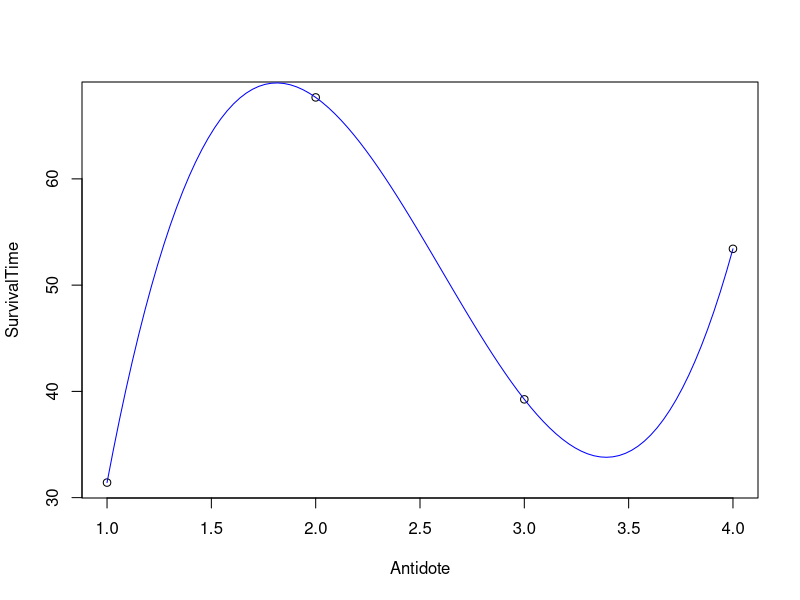
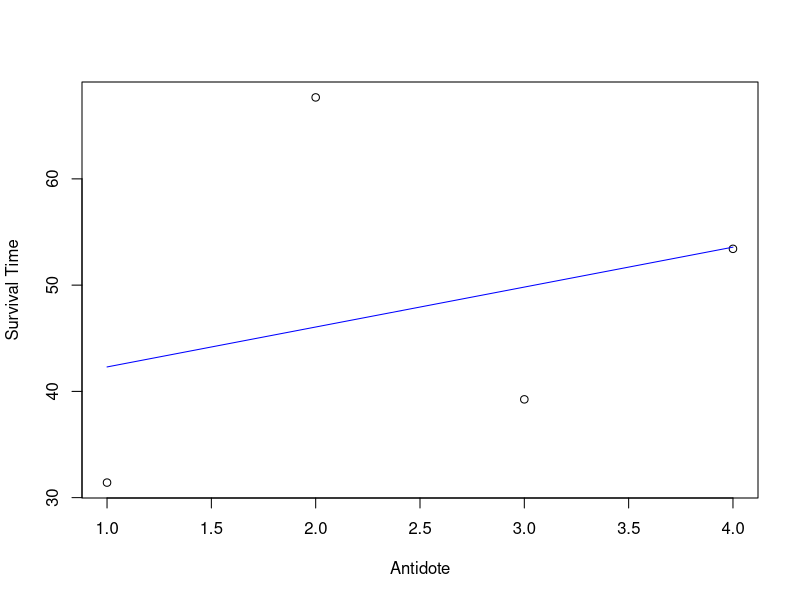
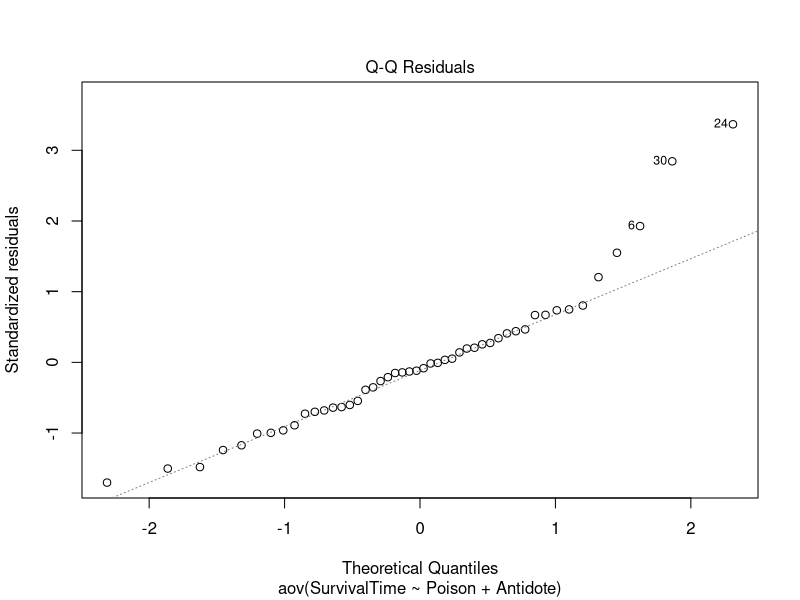
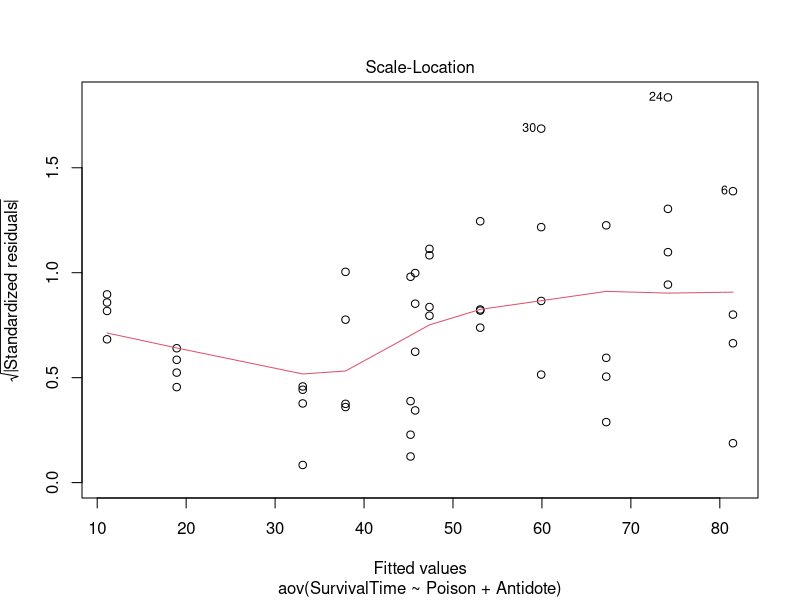
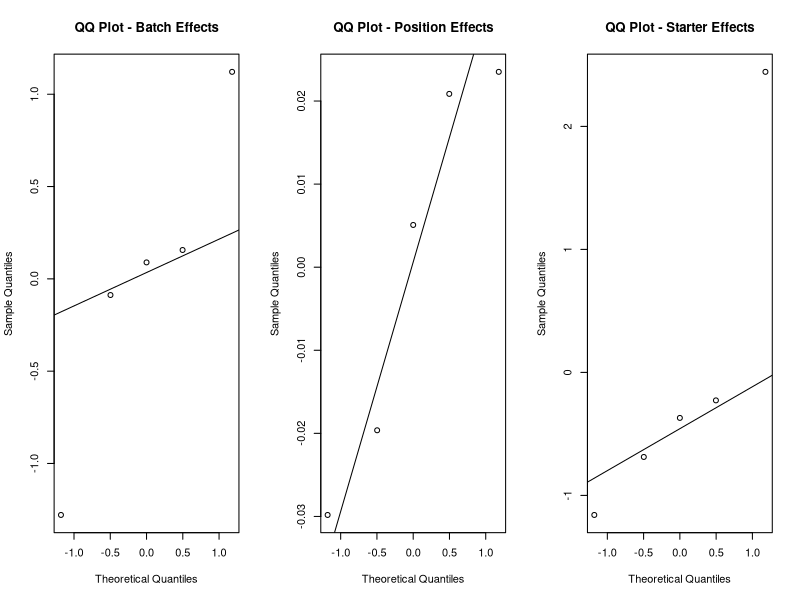

These charts were generated, in order, by the following R code:
## ---- chunk 1

Poison_Antidote <- read.csv("Poison Antidote_RCB.csv")

colnames(Poison_Antidote) <- c("Poison", "Antidote", "Rep", "SurvivalTime")

Poison_Antidote$Poison <- as.factor(Poison_Antidote$Poison)
Poison_Antidote$Antidote <- as.factor(Poison_Antidote$Antidote)
Poison_Antidote$Rep <- as.factor(Poison_Antidote$Rep)

## ---- chunk 2

# Determining how antidote and poison affect survival time

model1 <- aov(SurvivalTime ~ Poison + Antidote, data = Poison_Antidote)
summary(model1)

## ---- chunk 3

# Modifying the ANOVA model to include interaction between Antidote and Poison

model2 <- aov(SurvivalTime ~ Poison * Antidote, data = Poison_Antidote)
summary(model2)

## ---- chunk 4

contrasts(Poison_Antidote$Antidote) <- contr.poly(4)

summary.aov(model1, split = list(Antidote = list("Linear" = 1,
              "Quadratic" = 2, "Cubic" = 3)))
## ---- chunk 5

library(dplyr)  # Use dplyr for proper data handling

# Compute mean SurvivalTime for each Antidote group
df_summary <- Poison_Antidote %>%
  group_by(Antidote) %>%
  summarise(mean_survival = mean(SurvivalTime, na.rm = TRUE))

x <- as.numeric(as.character(df_summary$Antidote))  # Convert Antidote levels to numeric
y <- df_summary$mean_survival  # Correctly computed mean SurvivalTime per Antidote

plot(x, y, xlab = "Antidote", ylab = "SurvivalTime")

xx <- seq(min(x), max(x), length.out = 100)  # Adjust range dynamically
rate.quad <- lm(y ~ poly(x, 3))  # Fit polynomial model

lines(xx, predict(rate.quad, data.frame(x = xx)), col = "blue")  # Draw fitted curve

## ---- chunk 6

# Compute mean SurvivalTime for each Antidote group
df_summary <- Poison_Antidote %>%
  group_by(Antidote) %>%
  summarise(mean_survival = mean(SurvivalTime, na.rm = TRUE))

x <- as.numeric(as.character(df_summary$Antidote))  # Convert Antidote to numeric
y <- df_summary$mean_survival  # Mean SurvivalTime per Antidote

# Check lengths before proceeding
cat("Length of x:", length(x), "\n")
cat("Length of y:", length(y), "\n")

if (length(x) == length(y)) {
  plot(x, y, xlab = "Antidote", ylab = "Survival Time")

  xx <- seq(min(x), max(x), length.out = 100)  # Adjust range dynamically
  rate.quad <- lm(y ~ poly(x, 1))  # Fit polynomial model

  lines(xx, predict(rate.quad, data.frame(x = xx)), col = "blue")  # Draw fitted curve
} else {
  warning("Mismatch in x and y lengths. Model cannot be fitted.")
}

## ---- chunk 7

sigma2CRD <- (10330 + 10509)/(4*(3-1))
sigmaRCB <- 250 # From residuals

nuRCB <- 6 #(b-1)(t-1) #b=10 #t=5
nuCRD <- 8 #t(b-1)


RE <- ((nuRCB+1)*(nuCRD+3)*sigma2CRD)/((nuRCB+3)*(nuCRD+1)*sigmaRCB)

cat("The Relative Efficiency (RE) is:", RE, "\n")

## ---- chunk 8

## Determining the significance of effects (work for both equal and unequal number of replicates)

library(lsmeans)

lsmeans(model1, pairwise ~ Antidote, adjust = c("tukey"))

## ---- chunk 9

library(car)

# Normality #
plot(model1,2)

shapiro.test(model1$residuals)

# Constant Variance #
plot(model1,3)

leveneTest(resid(model1) ~ Poison_Antidote$Antidote)
## ---- chunk 10

Sour_Cream <- read.csv("Acidity of Sour Cream_LSD.csv")

Sour_Cream$Batch <- as.factor(Sour_Cream$Batch)
Sour_Cream$Position <- as.factor(Sour_Cream$Position)
Sour_Cream$Starter <- as.factor(Sour_Cream$Starter)

## ---- chunk 11

model3 <- aov(Acidity ~ Batch + Position + Starter + Batch:Starter + Position:Starter, data = Sour_Cream)
summary(model3)


model3A <- aov(Acidity ~ Batch + Position + Starter, data = Sour_Cream)
summary(model3A)

## ---- chunk 12

library(lme4)

model4 <- lmer(Acidity ~ 1 + (1|Batch) + (1|Position) + (1|Starter), data = Sour_Cream)
summary(model4)

# model4.1 <- lmer(Acidity ~ 1 + (1|Batch) + (1|Position) + (1|Starter) + (1|Batch:Starter), data = Sour_Cream)
# summary(model4.1)

## ---- chunk 13

prS <- profile(fm6M <-lmer(Acidity ~ 1 + (1|Batch) + (1|Position) + (1|Starter), data = Sour_Cream, REML = FALSE))

confint(prS)

## ---- chunk 14

# Normality #

# Extract random effects
random_effects <- ranef(model4)

par(mfrow = c(1, 3)) # Arrange plots
qqnorm(random_effects$Batch[[1]], main = "QQ Plot - Batch Effects")
qqline(random_effects$Batch[[1]])

qqnorm(random_effects$Position[[1]], main = "QQ Plot - Position Effects")
qqline(random_effects$Position[[1]])

qqnorm(random_effects$Starter[[1]], main = "QQ Plot - Starter Effects")
qqline(random_effects$Starter[[1]])

shapiro.test(random_effects$Batch[[1]])
shapiro.test(random_effects$Position[[1]])
shapiro.test(random_effects$Starter[[1]])

# Zero mean #

summary(random_effects$Batch[[1]])
summary(random_effects$Position[[1]])
summary(random_effects$Starter[[1]])

# Constant variance #

leveneTest(Acidity ~ Batch, data = Sour_Cream)
leveneTest(Acidity ~ Position, data = Sour_Cream)
leveneTest(Acidity ~ Starter, data = Sour_Cream)
